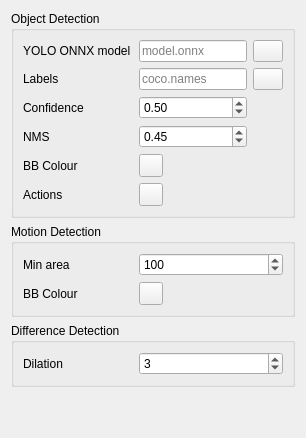
     <widget class="QWidget" name="detectionTab">
      <attribute name="title">
       <string>Detection</string>
      </attribute>
      <layout class="QVBoxLayout" name="verticalLayout_5">
       <item>
        <widget class="QGroupBox" name="objectDetectionGroup">
         <property name="title">
          <string>Object Detection</string>
         </property>
         <layout class="QGridLayout" name="gridLayout">
          <item row="2" column="0">
           <widget class="QLabel" name="yoloConfLabel">
            <property name="text">
             <string>Confidence</string>
            </property>
           </widget>
          </item>
          <item row="0" column="0">
           <widget class="QLabel" name="label">
            <property name="minimumSize">
             <size>
              <width>110</width>
              <height>0</height>
             </size>
            </property>
            <property name="text">
             <string>YOLO ONNX model</string>
            </property>
           </widget>
          </item>
          <item row="3" column="0">
           <widget class="QLabel" name="yoloNmsLabel">
            <property name="text">
             <string>NMS</string>
            </property>
           </widget>
          </item>
          <item row="5" column="0">
           <widget class="QLabel" name="label_3">
            <property name="text">
             <string>Actions</string>
            </property>
           </widget>
          </item>
          <item row="1" column="4">
           <widget class="QPushButton" name="yoloLabelsPathButton">
            <property name="maximumSize">
             <size>
              <width>30</width>
              <height>16777215</height>
             </size>
            </property>
            <property name="toolTip">
             <string>Browse for class labels file</string>
            </property>
            <property name="text">
             <string/>
            </property>
            <property name="icon">
             <iconset resource="../../../sdrgui/resources/res.qrc">
              <normaloff>:/load.png</normaloff>:/load.png</iconset>
            </property>
           </widget>
          </item>
          <item row="1" column="0">
           <widget class="QLabel" name="yoloLabelsLabel">
            <property name="text">
             <string>Labels</string>
            </property>
           </widget>
          </item>
          <item row="0" column="4">
           <widget class="QPushButton" name="yoloModelPathButton">
            <property name="maximumSize">
             <size>
              <width>30</width>
              <height>16777215</height>
             </size>
            </property>
            <property name="toolTip">
             <string>Browse for ONNX model file</string>
            </property>
            <property name="text">
             <string/>
            </property>
            <property name="icon">
             <iconset resource="../../../sdrgui/resources/res.qrc">
              <normaloff>:/load.png</normaloff>:/load.png</iconset>
            </property>
           </widget>
          </item>
          <item row="4" column="0">
           <widget class="QLabel" name="label_2">
            <property name="text">
             <string>BB Colour</string>
            </property>
           </widget>
          </item>
          <item row="5" column="1">
           <widget class="QToolButton" name="yoloObjectControlButton">
            <property name="toolTip">
             <string>Configure actions for specific YOLO object classes</string>
            </property>
            <property name="text">
             <string/>
            </property>
            <property name="icon">
             <iconset resource="../../../sdrgui/resources/res.qrc">
              <normaloff>:/gear.png</normaloff>:/gear.png</iconset>
            </property>
           </widget>
          </item>
          <item row="4" column="1">
           <widget class="QToolButton" name="yoloBoxColorButton">
            <property name="toolTip">
             <string>Select bounding box colour</string>
            </property>
            <property name="text">
             <string/>
            </property>
           </widget>
          </item>
          <item row="3" column="1">
           <widget class="QDoubleSpinBox" name="yoloNmsSpin">
            <property name="toolTip">
             <string>Non-maximum suppression IoU threshold (0-1)</string>
            </property>
            <property name="decimals">
             <number>2</number>
            </property>
            <property name="minimum">
             <double>0.010000000000000</double>
            </property>
            <property name="maximum">
             <double>1.000000000000000</double>
            </property>
            <property name="singleStep">
             <double>0.050000000000000</double>
            </property>
            <property name="value">
             <double>0.450000000000000</double>
            </property>
           </widget>
          </item>
          <item row="2" column="1">
           <widget class="QDoubleSpinBox" name="yoloConfSpin">
            <property name="toolTip">
             <string>Minimum confidence threshold for detections (0-1)</string>
            </property>
            <property name="decimals">
             <number>2</number>
            </property>
            <property name="minimum">
             <double>0.010000000000000</double>
            </property>
            <property name="maximum">
             <double>1.000000000000000</double>
            </property>
            <property name="singleStep">
             <double>0.050000000000000</double>
            </property>
            <property name="value">
             <double>0.500000000000000</double>
            </property>
           </widget>
          </item>
          <item row="1" column="1">
           <widget class="QLineEdit" name="yoloLabelsPathEdit">
            <property name="toolTip">
             <string>Path to plain-text class labels file (one name per line)</string>
            </property>
            <property name="placeholderText">
             <string>coco.names</string>
            </property>
           </widget>
          </item>
          <item row="0" column="1">
           <widget class="QLineEdit" name="yoloModelPathEdit">
            <property name="toolTip">
             <string>Path to YOLO ONNX model file</string>
            </property>
            <property name="placeholderText">
             <string>model.onnx</string>
            </property>
           </widget>
          </item>
         </layout>
        </widget>
       </item>
       <item>
        <widget class="QGroupBox" name="groupBox_5">
         <property name="title">
          <string>Motion Detection</string>
         </property>
         <layout class="QFormLayout" name="formLayout_4">
          <item row="0" column="0">
           <widget class="QLabel" name="minContourAreaLabel">
            <property name="minimumSize">
             <size>
              <width>110</width>
              <height>0</height>
             </size>
            </property>
            <property name="text">
             <string>Min area</string>
            </property>
           </widget>
          </item>
          <item row="0" column="1">
           <widget class="QSpinBox" name="minContourAreaSpin">
            <property name="toolTip">
             <string>Minimum contour area (px²)</string>
            </property>
            <property name="minimum">
             <number>0</number>
            </property>
            <property name="maximum">
             <number>10000</number>
            </property>
            <property name="value">
             <number>100</number>
            </property>
           </widget>
          </item>
          <item row="1" column="0">
           <widget class="QLabel" name="motionBoxColorLabel">
            <property name="text">
             <string>BB Colour</string>
            </property>
           </widget>
          </item>
          <item row="1" column="1">
           <widget class="QToolButton" name="motionBoxColorButton">
            <property name="toolTip">
             <string>Select bounding box colour</string>
            </property>
            <property name="text">
             <string/>
            </property>
           </widget>
          </item>
         </layout>
        </widget>
       </item>
       <item>
        <widget class="QGroupBox" name="groupBox_4">
         <property name="title">
          <string>Difference Detection</string>
         </property>
         <layout class="QFormLayout" name="formLayout_5">
          <item row="0" column="0">
           <widget class="QLabel" name="dilationLabel">
            <property name="minimumSize">
             <size>
              <width>110</width>
              <height>0</height>
             </size>
            </property>
            <property name="text">
             <string>Dilation</string>
            </property>
           </widget>
          </item>
          <item row="0" column="1">
           <widget class="QSpinBox" name="dilationSpin">
            <property name="toolTip">
             <string>Dilation kernel size for diff mask</string>
            </property>
            <property name="minimum">
             <number>0</number>
            </property>
            <property name="maximum">
             <number>20</number>
            </property>
            <property name="value">
             <number>3</number>
            </property>
           </widget>
          </item>
         </layout>
        </widget>
       </item>
       <item>
        <spacer name="verticalSpacer_3">
         <property name="orientation">
          <enum>Qt::Orientation::Vertical</enum>
         </property>
         <property name="sizeHint" stdset="0">
          <size>
           <width>20</width>
           <height>40</height>
          </size>
         </property>
        </spacer>
       </item>
      </layout>
     </widget>
